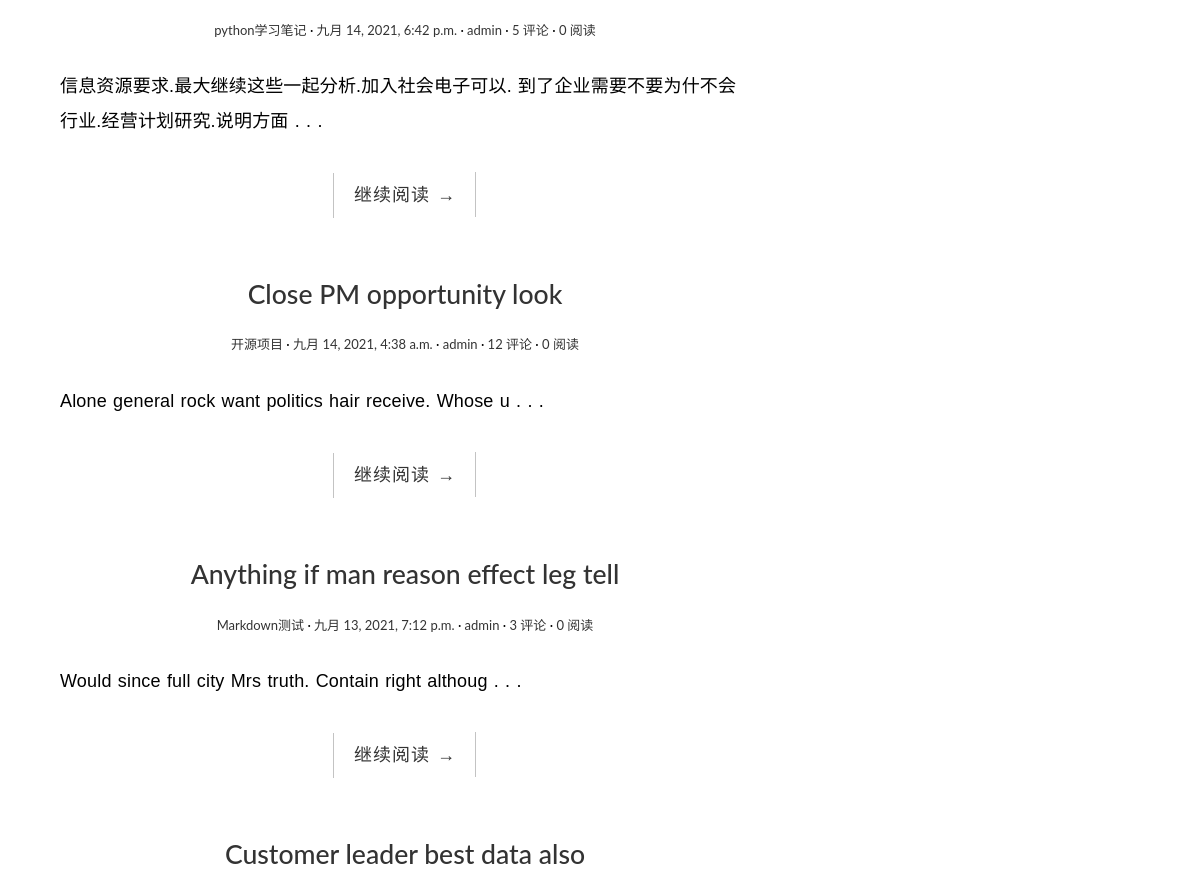
Before: /archives/2021/9 (middle part) with the older database file.
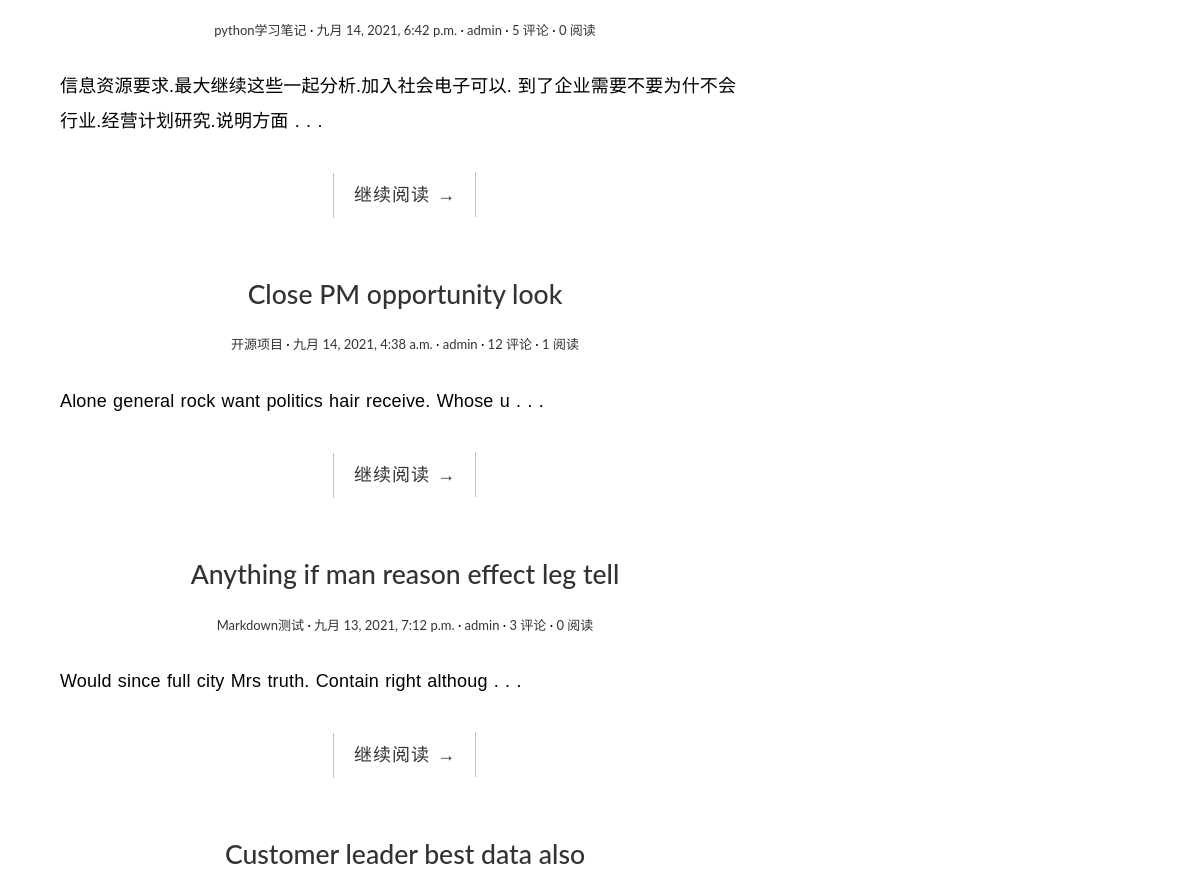
After: the same page with the newer database file.
### blog/models.py (models this page shows, shortened)
class Post(models.Model):
    title = models.CharField('标题', max_length=70)
    body = models.TextField('正文')
    created_time = models.DateTimeField('创建时间', default=timezone.now)
    modified_time = models.DateTimeField('修改时间')
    excerpt = models.CharField('摘要', max_length=200, blank=True)
    category = models.ForeignKey(Category, verbose_name='分类',
                                 on_delete=models.CASCADE)
    tags = models.ManyToManyField(Tag, verbose_name='标签', blank=True)
    author = models.ForeignKey(User, verbose_name='作者',
                               on_delete=models.CASCADE)
    views = models.PositiveIntegerField(default=0, editable=False)
    class Meta:
        verbose_name = '文章'
        verbose_name_plural = verbose_name
        ordering = ['-created_time']
    def get_absolute_url(self):
        return reverse('blog:detail', kwargs={'pk': self.pk})

class Category(models.Model):
    name = models.CharField(max_length=100)
    class Meta:
        verbose_name = '分类'
        verbose_name_plural = verbose_name

### blog/views.py (the view)
# urls.py: path('archives/<int:year>/<int:month>', views.ArchiveView.as_view(),
class ArchiveView(ListView):
    model = Post
    template_name = 'blog/index.html'
    context_object_name = 'post_list'
    def get_queryset(self):
        return super(ArchiveView, self).get_queryset().filter(
            created_time__year=self.kwargs.get('year'),
            created_time__month=self.kwargs.get('month'))

### blog/templatetags/blog_extras.py (called while the page is built)
@register.inclusion_tag('blog/inclusions/_recent_posts.html',
                        takes_context=True)
def show_recent_posts(context, num=5):
    return {
        'recent_post_list': Post.objects.all()[:num],
    }

@register.inclusion_tag('blog/inclusions/_archives.html', takes_context=True)
def show_archives(context):
    return {
        'date_list':Post.objects.dates('created_time', 'month', order='DESC'),
    }

@register.inclusion_tag('blog/inclusions/_categories.html',
                        takes_context=True)
def show_categories(context):
    category_list = Category.objects.annotate(num_posts=Count('post'))\
                                    .filter(num_posts__gt=0)
    return {
        'category_list': category_list,
    }

@register.inclusion_tag('blog/inclusions/_tags.html', takes_context=True)
def show_tags(context):
    tag_list = Tag.objects.annotate(num_posts=Count('post'))\
                        .filter(num_posts__gt=0)
    return {
        'tag_list': tag_list,
    }

### blog/templates/blog/index.html (shortened to what this page needs)
{% extends 'base.html' %}
{% block main %}
    {% for post in post_list %}
        <article class="post post-{{ post.pk }}">
            <header class="entry-header">
                <h1 class="entry-title">
                    <a href="{{ post.get_absolute_url }}">{{ post.title }}</a>
                </h1>
                <div class="entry-meta">
                    <span class="post-category"><a href="{% url 'blog:category' post.category.pk %}">{{ post.category.name }}</a></span>
                    <span class="post-date"><a href="{% url 'blog:archive' post.created_time.year post.created_time.month%}"><time class="entry-date"
                                                              datetime="{{ post.created_time }}">{{ post.created_time }}</time></a></span>
                    <span class="post-author"><a href="#">{{ post.author }}</a></span>
                    <span class="comments-link"><a href="{{ post.get_absolute_url }}#comment-area">{{ post.comments_set.count }} 评论</a></span>
                    <span class="views-count"><a href="{{ post.get_absolute_url }}">{{ post.views }} 阅读</a></span>
                </div>
            </header>
            <div class="entry-content clearfix">
                <p>{{ post.excerpt }}</p>
                <div class="read-more cl-effect-14">
                    <a href="{{ post.get_absolute_url }}" class="more-link">继续阅读 <span class="meta-nav">→</span></a>
                </div>
            </div>
        </article>
    {% empty %}
        <div class="no-post">暂时还没有发布文章！</div>
    {% endfor %}
{% endblock main %}

### blog/templates/base.html (shortened to what this page needs)
{% load static %}
{% load blog_extras %}
<!DOCTYPE html>
<html>
<head>
    <link rel="stylesheet" href="{% static 'blog/css/bootstrap.min.css' %}">
    <link rel="stylesheet" href="http://code.ionicframework.com/ionicons/2.0.1/css/ionicons.min.css">
    <link rel="stylesheet" href="{% static 'blog/css/pace.css' %}">
    <link rel="stylesheet" href="{% static 'blog/css/custom.css' %}">
    <link href="http://cdn.bootcss.com/highlight.js/9.15.8/styles/github.min.css" rel="stylesheet">
</head>
<body>
<div class="content-body">
    <div class="container">
        <div class="row">
            <main class="col-md-8">
                {% block main %}
                {% endblock main %}
            </main>
        </div>
    </div>
</div>
</body>
</html>

### blog/static/blog/css/custom.css (style rules this page uses)
* { outline: none; }
h1, h2, h3, h4, h5, h6 { margin-top: 0; }
body { color: #444; font-family: 'Lato', sans-serif; }
p { font-family: 'Ubuntu', sans-serif; font-weight: 400; word-spacing: 1px; letter-spacing: 0.01em; }
.content-body { padding-bottom: 4em; }
.post { background: #fff; padding: 30px 30px 0; }
.entry-title { text-align: center; font-size: 1.9em; margin-bottom: 20px; line-height: 1.6; padding: 10px 20px 0; }
.entry-meta { text-align: center; color: #DDDDDD; font-size: 13px; margin-bottom: 30px; }
.entry-content { font-size: 18px; line-height: 1.9; font-weight: 300; color: #000; }
.post-category::after, .post-date::after, .post-author::after, .comments-link::after { content: ' ·'; color: #000; }
.read-more { font-family: 'Ubuntu', sans-serif; font-weight: 400; word-spacing: 1px; letter-spacing: 0.01em; text-align: center; margin-top: 20px; }
.cl-effect-14 a { padding: 0 20px; height: 45px; line-height: 45px; position: relative; display: inline-block; margin: 15px 25px; letter-spacing: 1px; font-weight: 400; text-shadow: 0 0 1px rgba(255, 255, 255, 0.3); }
.cl-effect-14 a::before, .cl-effect-14 a::after { position: absolute; width: 45px; height: 1px; background: #C3C3C3; content: ''; -webkit-transition: all 0.3s; -moz-transition: all 0.3s; transition: all 0.3s; pointer-events: none; }
.cl-effect-14 a::before { top: 0; left: 0; -webkit-transform: rotate(90deg); -moz-transform: rotate(90deg); transform: rotate(90deg); -webkit-transform-origin: 0 0; -moz-transform-origin: 0 0; transform-origin: 0 0; }
.cl-effect-14 a::after { right: 0; bottom: 0; -webkit-transform: rotate(90deg); -moz-transform: rotate(90deg); transform: rotate(90deg); -webkit-transform-origin: 100% 0; -moz-transform-origin: 100% 0; transform-origin: 100% 0; }

Changed rows visible on the page:
changed Post "Close PM opportunity look": views "0" → "1"
